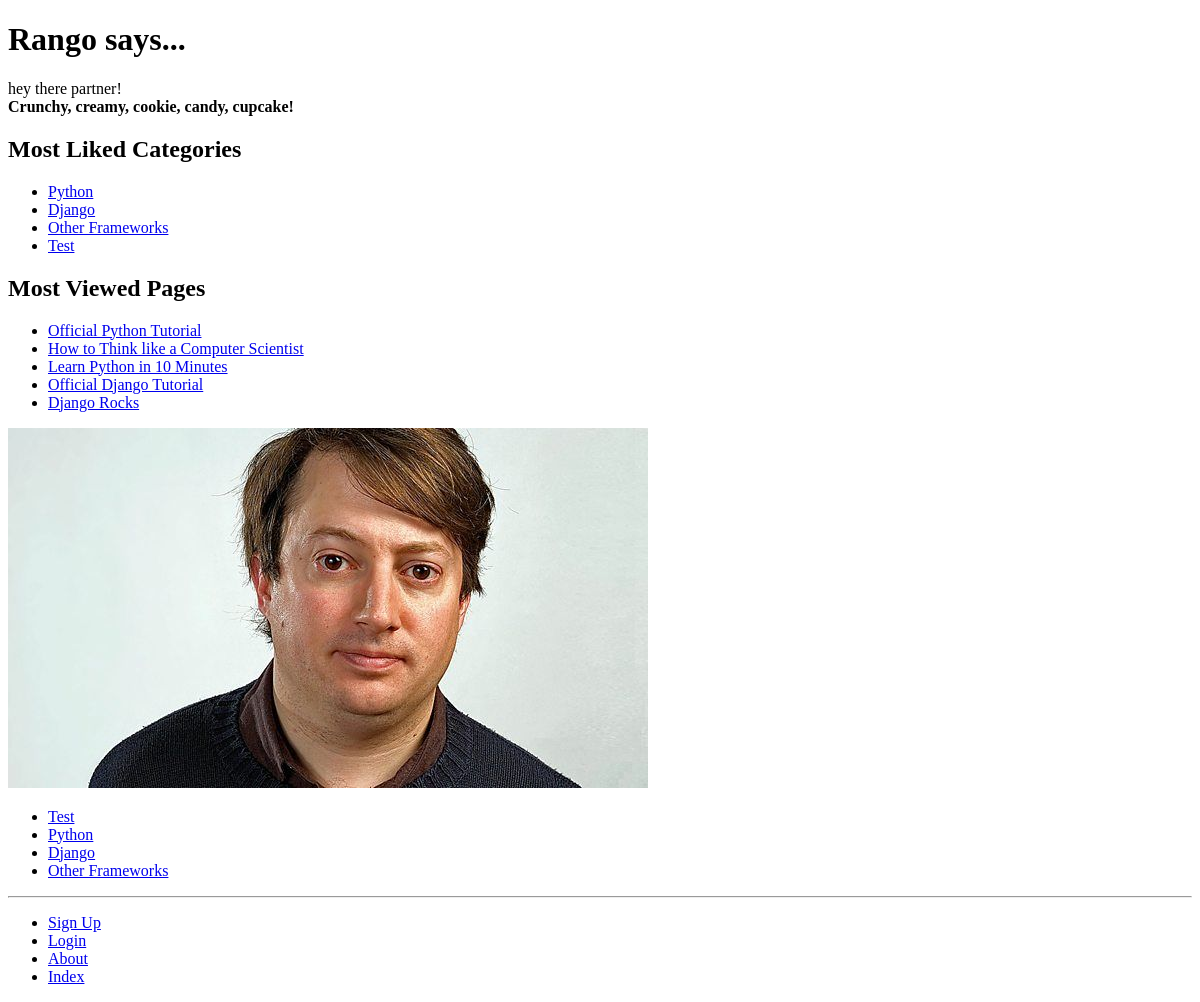
The app's page /, older data.
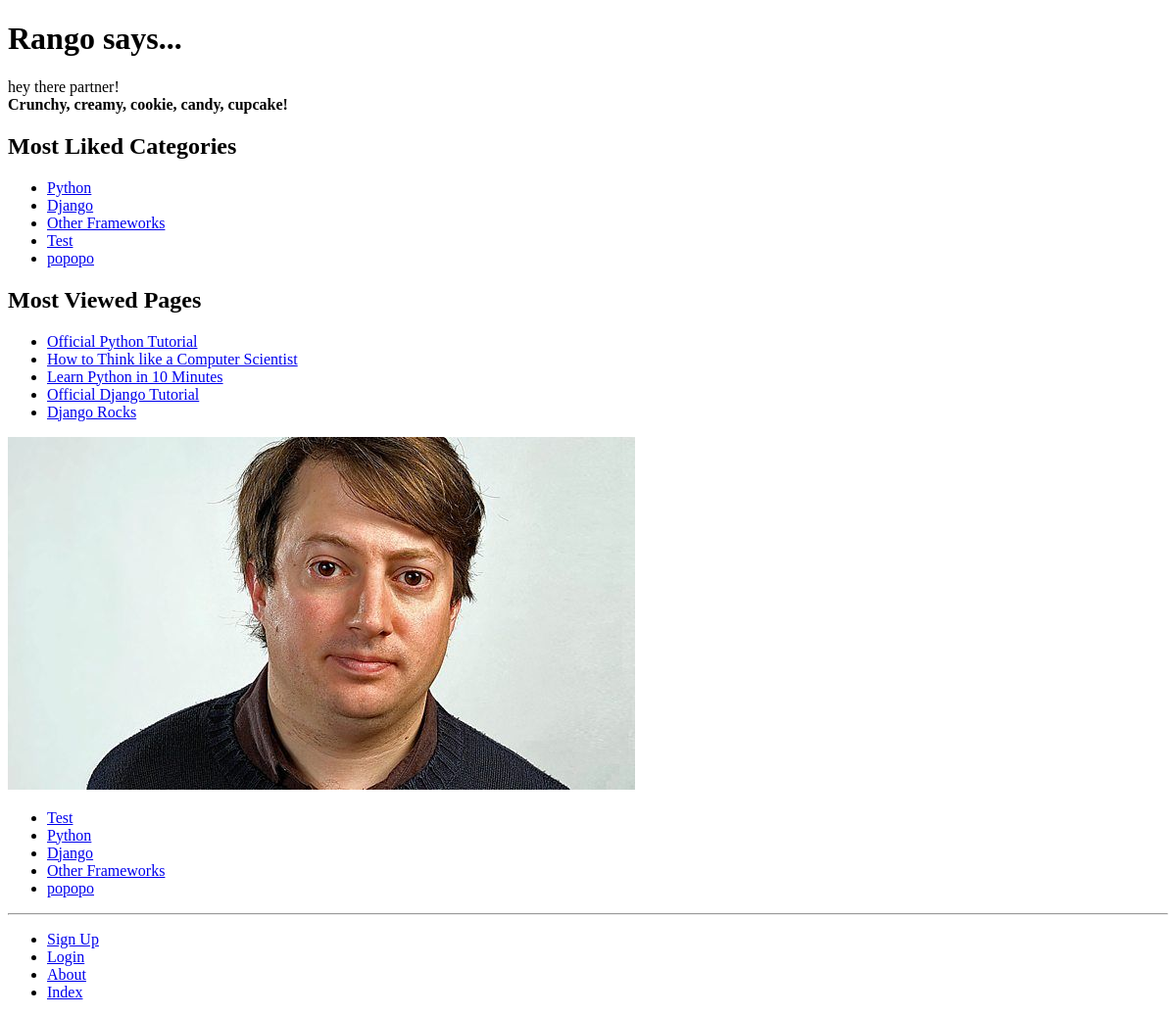
The same page, newer data.
### rango/models.py (models this page shows, shortened)
class Category(models.Model):
    name = models.CharField(max_length=128, unique=True)
    views = models.IntegerField(default=0)
    likes = models.IntegerField(default=0)
    slug = models.SlugField(unique = True)
    class Meta:
        verbose_name_plural = 'Categories'

class Page(models.Model):
    category = models.ForeignKey(Category, on_delete=models.CASCADE)
    title = models.CharField(max_length=128)
    url = models.URLField()
    views = models.IntegerField(default=0)

### rango/views.py (the view)
# urls.py: path('', views.index, name='index'),
def index(request):
    category_list = Category.objects.order_by('-likes')[:5]
    page_list = Page.objects.order_by('-views')[:5]
    context_dict = {}
    context_dict['boldmessage'] = 'Crunchy, creamy, cookie, candy, cupcake!'
    context_dict['categories'] = category_list
    context_dict['pages'] = page_list
    context_dict['extra'] = 'From the model solution on GitHub'
    return render(request, 'rango/index.html', context=context_dict)

### rango/templatetags/rango_template_tags.py (called while the page is built)
@register.inclusion_tag('rango/categories.html')
def get_category_list(current_category=None):
    return {'categories': Category.objects.all(),
            'current_category': current_category}

### templates/rango/index.html (shortened to what this page needs)
{% extends 'rango/base.html' %}
{% load staticfiles %}
{% block body_block %}
<h1>Rango says...</h1>
<div>
    {% if user.is_authenticated %}
        howdy {{ user.username }}!
    {% else %}
        hey there partner!
    {% endif %}
    <br />
    <strong>{{ boldmessage }}</strong><br />
</div>
<div>
    <h2>Most Liked Categories</h2>
{% if categories %}
    <ul>
    {% for category in categories %}
        <li><a href="{% url 'rango:show_category' category.slug %}">{{ category.name }}</a></li>
    {% endfor %}
    </ul>
{% else %}
    <strong>There are no categories present.</strong>
{% endif %}
</div>
<div>
    <h2>Most Viewed Pages</h2>
{% if pages %}
    <ul>
    {% for page in pages %}
        <li><a href="{{ page.url }}">{{ page.title }}</a></li>
    {% endfor %}
    </ul>
{% else %}
    <strong>There are no pages present.</strong>
{% endif %}
</div>
<img src="{% static 'images/rango.jpg' %}" alt="Picture of Rango" />
{% endblock %}

### templates/rango/base.html (shortened to what this page needs)
<!DOCTYPE html>
{% load staticfiles %}
{% load rango_template_tags %}
<html>
    <head lang="en">
    </head>
    <body>
        <div>
            {% block body_block %}
            {% endblock %}
        </div>
        <div>
            {% block sidebar_block %}
                {% get_category_list category %}
            {% endblock %}
        </div>
        <hr />
        <div>
            <ul>
            {% if user.is_authenticated %}
                <li><a href="{% url 'rango:restricted' %}">Restricted Page</a></li>
                <li><a href="{% url 'rango:logout' %}">Logout</a></li>
                <li><a href="{% url 'rango:add_category' %}">Add a New Category</a></li>
            {% else %}
                <li><a href="{% url 'rango:register' %}">Sign Up</a></li>
                <li><a href="{% url 'rango:login' %}">Login</a></li>
            {% endif %}
                <li><a href="{% url 'rango:about' %}">About</a></li>
                <li><a href="{% url 'rango:index' %}">Index</a></li>
            </ul>
        </div>
    </body>
</html>

### templates/rango/categories.html
<ul>
    {% if categories %}
        {% for c in categories %}
            {% if c == current_category %}
            <li><strong><a href="{% url 'rango:show_category' c.slug %}">{{ c.name }}</a></strong></li>
            {% else %}
            <li><a href="{% url 'rango:show_category' c.slug %}">{{ c.name }}</a></li>
            {% endif %}
        {% endfor %}
    {% else %}
        <li><strong>There are no categories present.</strong></li>
    {% endif %}
    </ul>

Row changes from the older to the newer data that the page shows:
added Category: name "popopo"
